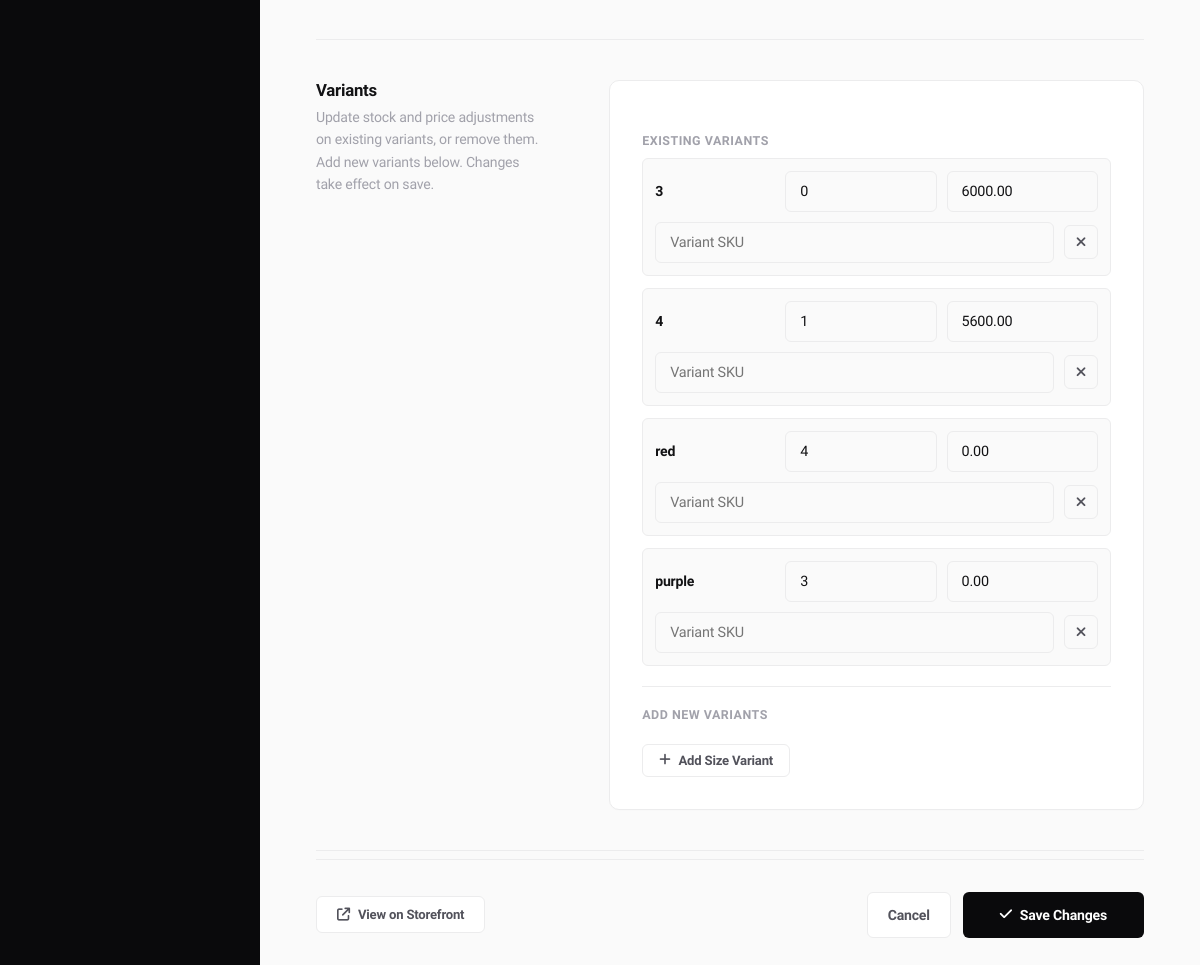
The app's page /add-product/collrct (signed in, lower part), older data.
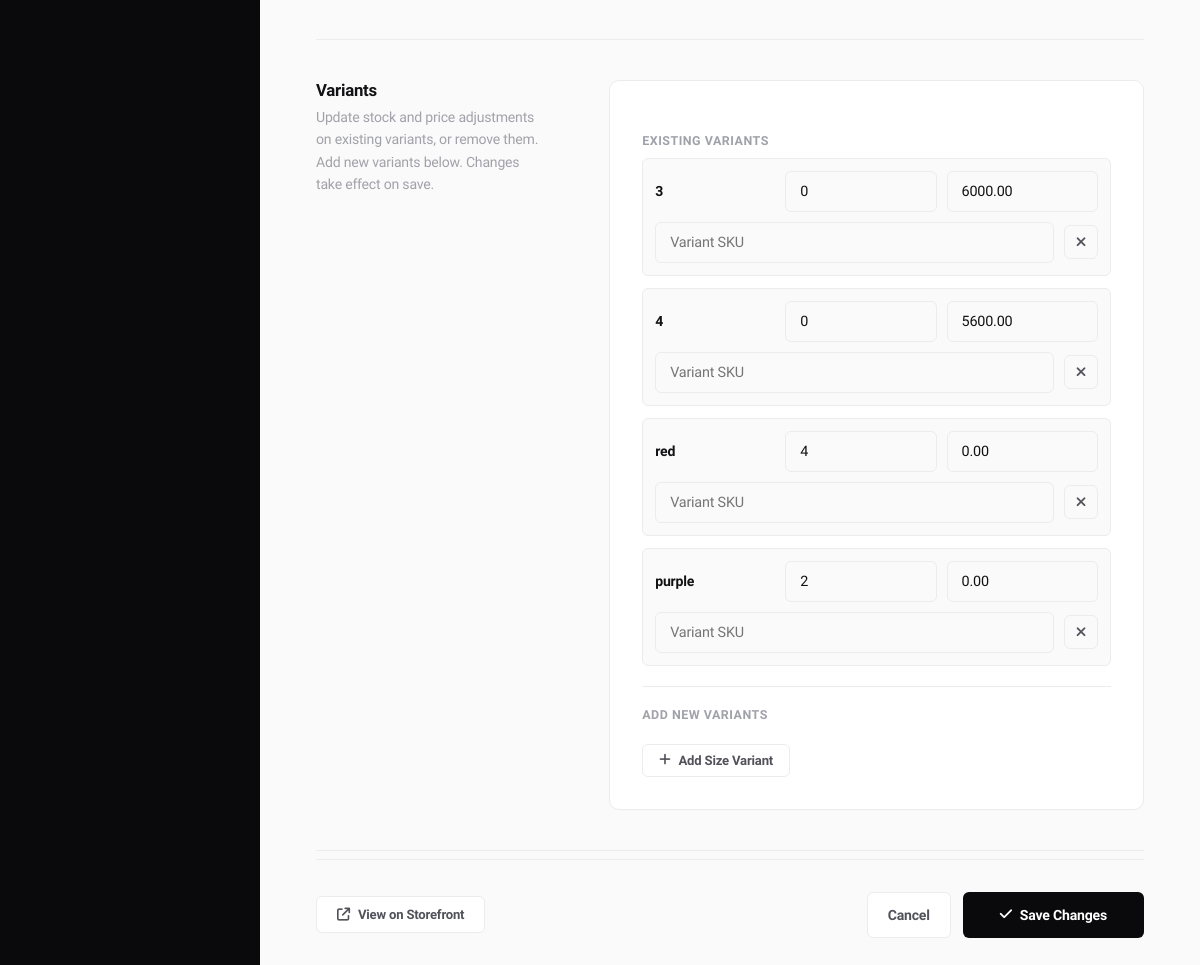
The same page, newer data.
### ecommerce/models.py (models this page shows, shortened)
class ProductSize(models.Model):
    product = models.ForeignKey(Product, on_delete=models.CASCADE, related_name='sizes')
    size = models.CharField(max_length=20, null=True, blank=True)
    stock = models.IntegerField(default=0)
    price_adjustment = models.DecimalField(
        max_digits=10, decimal_places=2, default=0,
        help_text="Additional cost for this size variant")
    sku = models.CharField(max_length=100, blank=True)
    class Meta:
        unique_together = ['product', 'size']
        constraints = [
            CheckConstraint(
                condition=Q(stock__gte=0),
                name='productsize_stock_gte_0'
            )
        ]

### ecommerce/views.py (the view, shortened to what this page needs)
# urls.py: path('add-product/<slug:slug>', edit_product, name='edit_product'),
@login_required(login_url="accounts:account")
def edit_product(request, slug):
    product    = get_object_or_404(Product, slug=slug)
    categories = Category.objects.filter(is_active=True).order_by('name')
    context = {
        'product'          : product,
        'categories'       : categories,
        'existing_images'  : product.images.all(),
        'existing_variants': product.sizes.all(),
    }
    return render(request, 'Admin/edit_product.html', context)

### cart/cart.py (called while the page is built)
    def total_quantities(self):
        total = 0
        for item in self.cart.values():
            if 'quantity' in item and 'quantity' in item['quantity']:
                total += item['quantity']['quantity']
        return total

### cart/context_processors.py (called while the page is built)
def cart_quantity(request):
    cart = Cart(request)
    return {'cart_qty': cart.total_quantities()}

### ecommerce/context_processors.py (called while the page is built, shortened)
def categories(request):
    active_children = Category.objects.filter(is_active=True)
    top_level = Category.objects.filter(
        parent=None,
        is_active=True
    ).prefetch_related(
        Prefetch('children', queryset=active_children)
    )
    return {'categories': top_level}

def currency(request):
    code = request.session.get('currency', 'NGN')
    rate = 1
    return {
        'current_currency': code,
        'current_currency_symbol': CURRENCY_SYMBOLS.get(code, '₦'),
        'current_currency_rate': rate,
    }

### ecommerce/models.py (called while the page is built)
    def get_absolute_url(self):
        return reverse('ecommerce:product_detail', args=[self.slug])

### templates/Admin/edit_product.html (shortened to what the changed rows need)
{% load static %}
<!DOCTYPE html>
<html lang="en">
<head>
    <link rel="stylesheet" href="https://cdnjs.cloudflare.com/ajax/libs/font-awesome/6.4.0/css/all.min.css">
</head>
<body>
<div class="main-wrapper">
    <main class="page-content">
        <form method="POST" action="{% url 'ecommerce:edit_product' product.slug %}" enctype="multipart/form-data" id="edit-product-form">
            <div class="sectioned-form-block">
                <div class="form-card-side">
                    {% if existing_variants %}
                    <div>
                        <div style="display:flex; flex-direction:column; gap:12px;" id="existing-variants-container">
                            {% for variant in existing_variants %}
                            <div class="variant-editor-row" id="variant-row-{{ variant.id }}">
                                <span class="variant-size-label">{{ variant.size }}</span>
                                <input type="number" name="variant_stocks[]" class="form-input-element"
                                       style="min-width:80px; flex:1;" placeholder="Stock"
                                       value="{{ variant.stock }}" min="0">
                                <input type="number" name="variant_adjustments[]" class="form-input-element"
                                       style="min-width:110px; flex:1;" placeholder="Price adj. (₦)"
                                       value="{{ variant.price_adjustment }}" step="0.01">
                                <input type="text" name="variant_skus[]" class="form-input-element"
                                       style="min-width:110px; flex:1;" placeholder="Variant SKU"
                                       value="{{ variant.sku }}">
                                <button type="button" class="action-btn btn-icon"
                                        onclick="markDeleteVariant({{ variant.id }})" title="Remove variant">
                                    <i class="fa-solid fa-xmark"></i>
                                </button>
                            </div>
                            {% endfor %}
                        </div>
                    </div>
                    {% else %}
                    <p style="font-size:0.88rem; color:var(--text-muted);">No size variants yet.</p>
                    {% endif %}
                </div>
            </div>
        </form>
    </main>
</div>
</body>
</html>

Row changes from the older to the newer data that the page shows:
changed ProductSize (number 2 of 4 on the later page): stock "1" → "0"
changed ProductSize "purple": stock "3" → "2"
